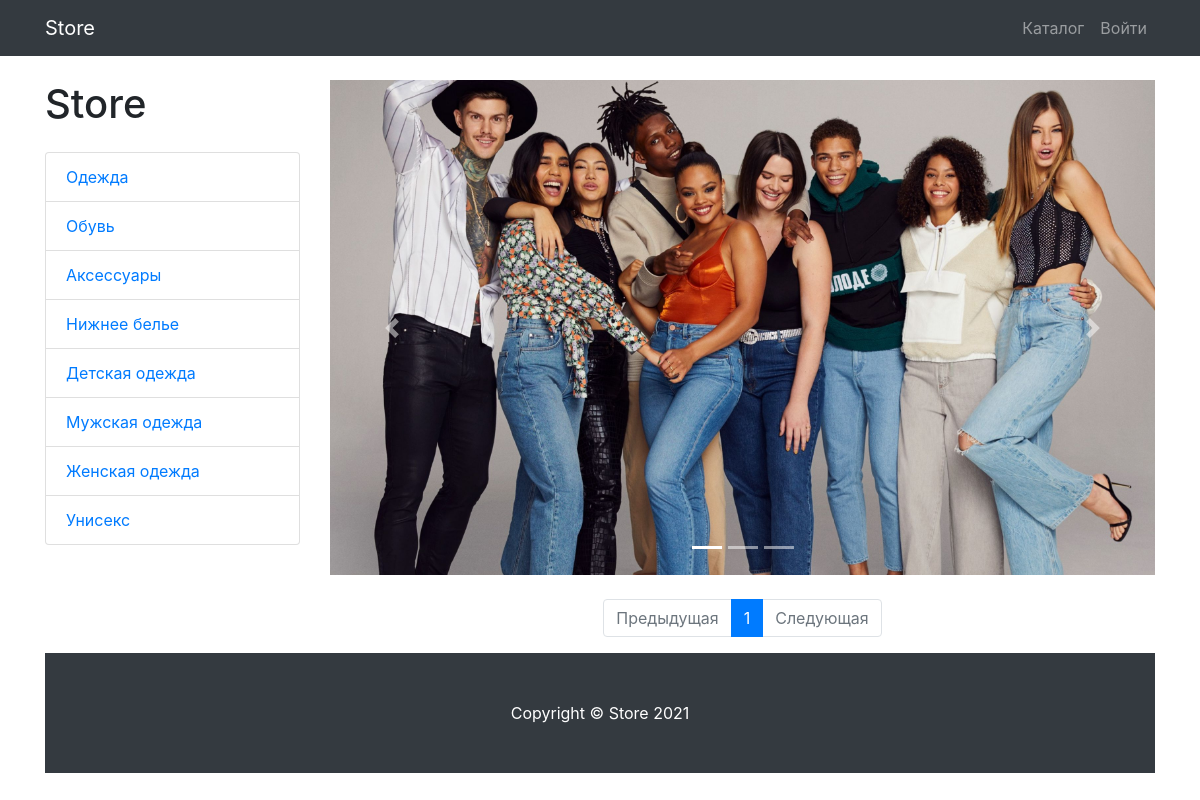
Screenshot of /products/2/ with the database file from the repository.
### products/models.py (models this page shows, shortened)
class ProductCategory(models.Model):
    name = models.CharField(
        max_length=64,
        unique=True
    )
    description = models.TextField(
        blank=True
    )
    class Meta:
        verbose_name = 'Категория'
        verbose_name_plural = 'Категории'

### products/views.py (the view)
# urls.py: path('', products, name='index'),
def products(request, category_id=None, page=1):
    context = {'title': 'Каталог', 'categories': ProductCategory.objects.all()}
    if category_id:
        products =Product.objects.filter(category_id=category_id)
    else:
        products = Product.objects.all()
    paginator = Paginator(products, 1)
    products_paginator = paginator.page(page)
    context.update({'products': products_paginator})
    return render (request, 'products/products.html', context)

### products/templates/products/products.html (shortened to what this page needs)
{% extends 'products/base.html' %}
{% load static %}
{% block css %}
    <link href="{% static 'css/products.css' %}" rel="stylesheet">
{% endblock %}
{% block content %}
    <div class="container">
        <div class="row">
            <div class="col-lg-3">
                <h1 class="my-4">Store</h1>
                <div class="list-group">
                    {% for category in categories %}
                    <a href="{% url 'products:category' category.id %}"
                        class="list-group-item">
                        {{ category.name }}
                    </a>
                    {% endfor %}
                </div>
            </div>
            <div class="col-lg-9">
                <div id="carouselExampleIndicators" class="carousel slide my-4" data-ride="carousel">
                    <ol class="carousel-indicators">
                        <li data-target="#carouselExampleIndicators" data-slide-to="0" class="active"></li>
                        <li data-target="#carouselExampleIndicators" data-slide-to="1"></li>
                        <li data-target="#carouselExampleIndicators" data-slide-to="2"></li>
                    </ol>
                    <div class="carousel-inner" role="listbox">
                        <div class="carousel-item active">
                            <img class="d-block img-fluid" src="{% static 'vendor/img/slides/slide-1.jpg' %}" alt="First slide">
                        </div>
                    </div>
                    <a class="carousel-control-prev" href="#carouselExampleIndicators" role="button" data-slide="prev">
                        <span class="carousel-control-prev-icon" aria-hidden="true"></span>
                    </a>
                    <a class="carousel-control-next" href="#carouselExampleIndicators" role="button" data-slide="next">
                        <span class="carousel-control-next-icon" aria-hidden="true"></span>
                    </a>
                </div>
                <nav aria-label="Page navigation example">
                    <ul class="pagination justify-content-center">
                        <li class="page-item {% if not products.has_previous %} disabled {% endif %}">
                            <a class="page-link"
                                href="{% if products.has_previous %} {% url 'products:page' products.previous_page_number %} {% else %} # {% endif %}"
                                tabindex="-1" aria-disabled="true">Предыдущая</a>
                        </li>
                        {% for page in products.paginator.page_range %}
                            <li class="page-item {% if page == products.number %} active {% endif %}">
                                <a class="page-link" href="{% url 'products:page' page %}">{{ page }}</a>
                            </li>
                        {% endfor %}
                        <li class="page-item {% if not products.has_next %} disabled {% endif %}">
                            <a class="page-link"
                                href="{% if products.has_next %} {% url 'products:page' products.next_page_number %} {% else %} # {% endif %}">
                                Следующая
                            </a>
                        </li>
                    </ul>
                </nav>
            </div>
        </div>
{% endblock %}
{% block footer%}
    <footer class="py-5 bg-dark">
        <div class="container">
            <p class="m-0 text-center text-white">Copyright &copy; Store 2021</p>
        </div>
    </footer>
{% endblock %}

### static/css/products.css (style rules this page uses)
body { padding-top: 56px; }

### rows the page displays
ProductCategory: name "Одежда"
ProductCategory: name "Обувь"
ProductCategory: name "Аксессуары"
ProductCategory: name "Нижнее белье"
ProductCategory: name "Детская одежда"
ProductCategory: name "Мужская одежда"
ProductCategory: name "Женская одежда"
ProductCategory: name "Унисекс"

### other values shown
{{ page }} "1"
